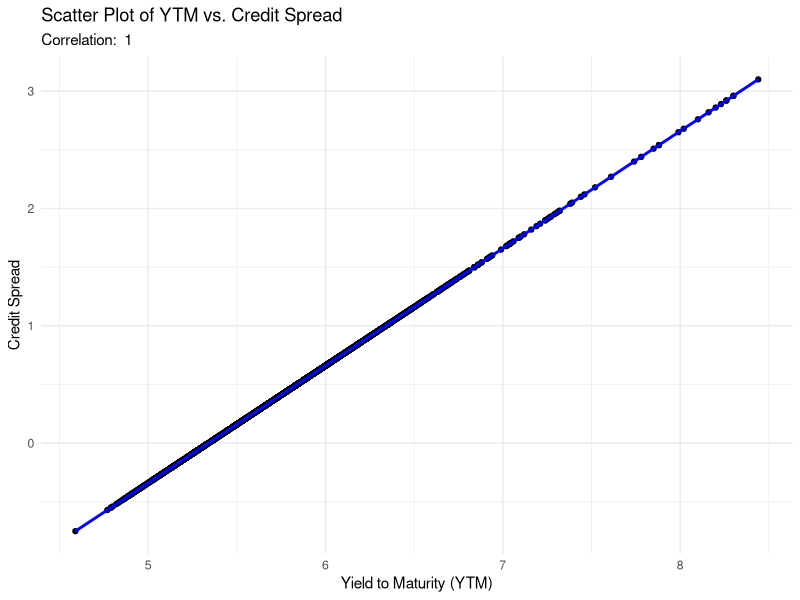

The R source for this figure:
## ---- chunk 1
credit_risk_data <- read.csv("credit_risk_data.csv")
## ---- chunk 2
library(dplyr)
library(caret)
library(ggplot2)
## ---- chunk 3
credit_spread_mod <- lm(credit_spread ~ Sector + Duration + ticker + marketCapitalization + score + BB_COMPOSITE + debt_to_assets + debt_to_equity + int_coverage + cash_coverage + current_ratio + cash_ratio + roa + ebitda_margin, data=credit_risk_data)
summary(credit_spread_mod)
## ---- chunk 4
credit_spread_mod2 <- lm(credit_spread ~ Sector + Duration + marketCapitalization + score + BB_COMPOSITE + debt_to_assets + debt_to_equity + cash_coverage + roa + ebitda_margin, data=credit_risk_data)
summary(credit_spread_mod2)
## ---- chunk 5
#RFE to select top variables correlated with price
# Select numeric columns only
numeric_data <- credit_risk_data %>%
  select_if(is.numeric)
head(numeric_data)
# Specify the outcome and predictor variables
outcome <- "credit_spread"
#avoid varibales with high collinearity
exclude_columns <- c("credit_spread")
predictors <- setdiff(names(numeric_data), exclude_columns)  # All numeric columns except for the outcome

# Define the control using a linear model (lm), a 10-fold CV, and using the RMSE to choose the best model
ctrl <- rfeControl(functions=lmFuncs, method="cv", number=10)

# Use RFE on the numeric data
results <- rfe(numeric_data[, predictors], numeric_data[, outcome], sizes=c(1:length(predictors)), rfeControl=ctrl)

# Print results
print(results)
## ---- chunk 6
credit_spread_modrfe <- lm(credit_spread ~ YTM.... + roa + ebitda_margin, data=credit_risk_data)
summary(credit_spread_modrfe)
## ---- chunk 7
# Calculate the correlation
correlation <- cor(credit_risk_data$YTM, credit_risk_data$credit_spread)
print(paste("Correlation coefficient: ", correlation))

# Plot using ggplot2
ggplot(credit_risk_data, aes(x = YTM...., y = credit_spread)) +
  geom_point() +
  geom_smooth(method = "lm", color = "blue") +
  theme_minimal() +
  labs(title = "Scatter Plot of YTM vs. Credit Spread",
       subtitle = paste("Correlation: ", round(correlation, 2)),
       x = "Yield to Maturity (YTM)",
       y = "Credit Spread")
## ---- chunk 8
#RFE to select top variables correlated with price
# Select numeric columns only
numeric_data <- credit_risk_data %>%
  select_if(is.numeric)
head(numeric_data)
# Specify the outcome and predictor variables
outcome <- "credit_spread"
#avoid varibales with high collinearity
exclude_columns <- c("credit_spread", "YTM....")
predictors <- setdiff(names(numeric_data), exclude_columns)  # All numeric columns except for the outcome

# Define the control using a linear model (lm), a 10-fold CV, and using the RMSE to choose the best model
ctrl <- rfeControl(functions=lmFuncs, method="cv", number=10)

maxVariablesToConsider <- min(10, length(predictors)) # Ensure we don't exceed the total number of available predictors
results <- rfe(numeric_data[, predictors], numeric_data[, outcome], 
               sizes=seq(1, maxVariablesToConsider), rfeControl=ctrl)

# Print results
print(results)
## ---- chunk 9
## top 5 influential variables for credit spread as calculated by RFE

credit_spread_rfe2 <- lm(credit_spread ~ roa + ebitda_margin + debt_to_assets + operating_profit_margin + positiveScore, data=credit_risk_data)
summary(credit_spread_rfe2)
## ---- chunk 10
credit_spread_com <- lm(credit_spread ~ Duration + marketCapitalization + BB_COMPOSITE + roa + ebitda_margin + debt_to_assets + operating_profit_margin + score , data=credit_risk_data)
summary(credit_spread_com)
